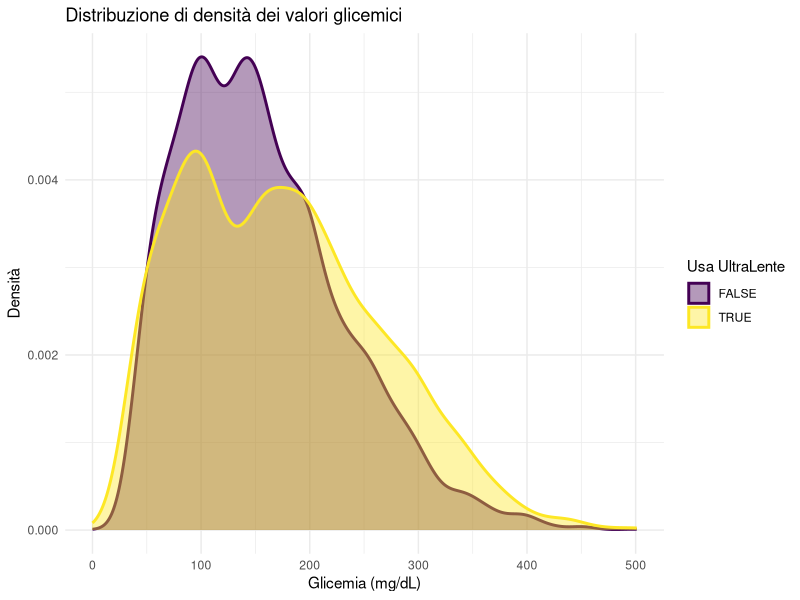
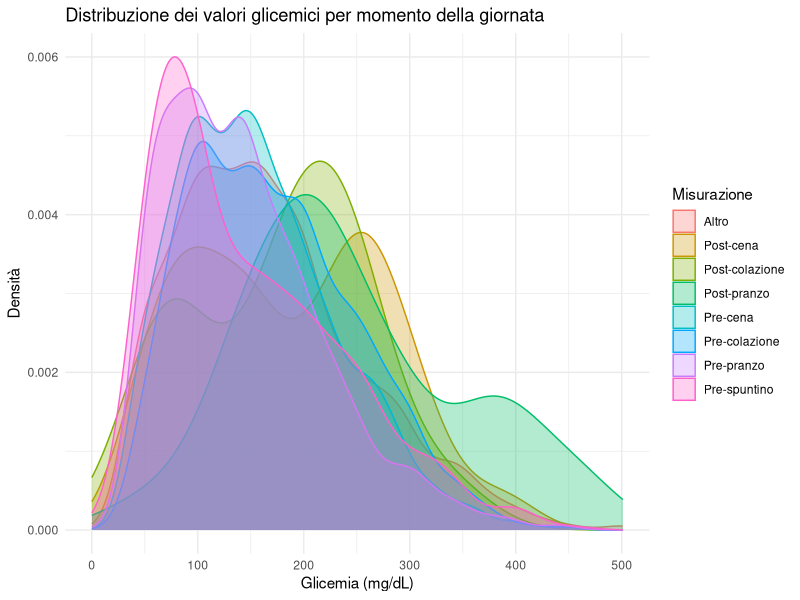
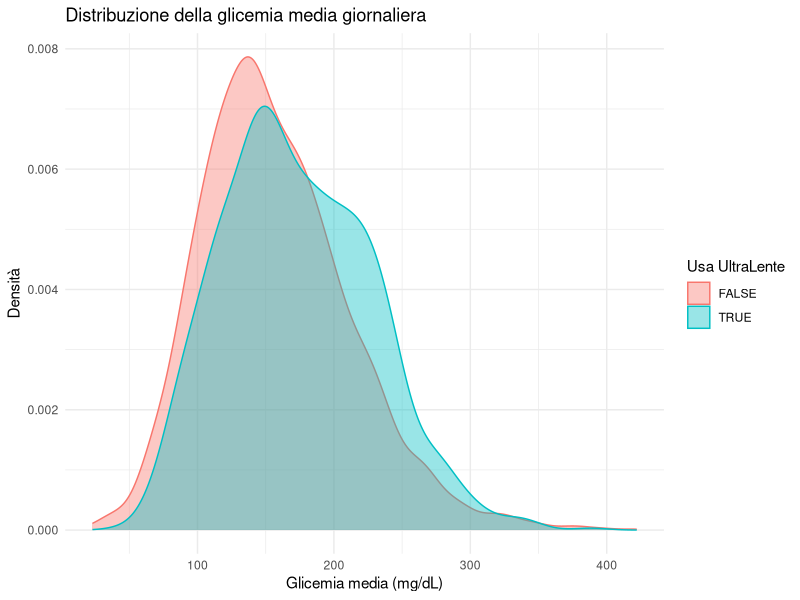
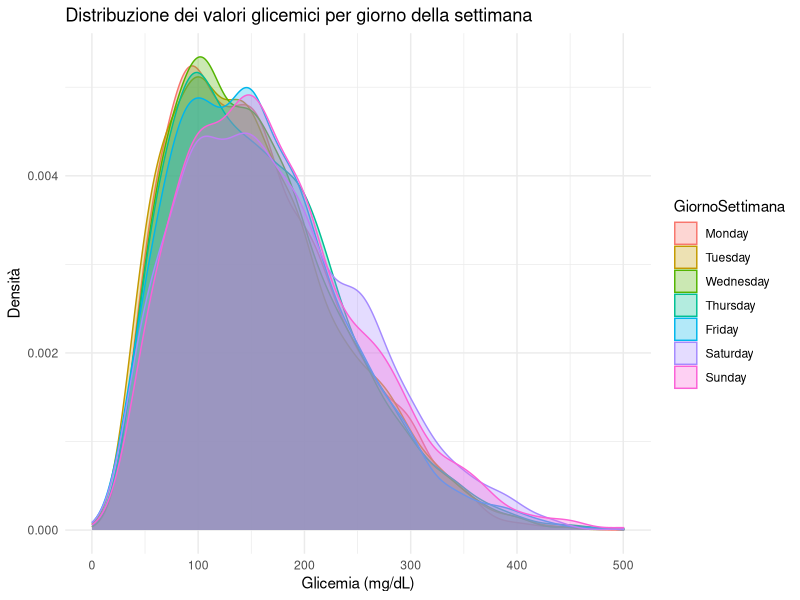

Recreate these plots in R, in order.
# 📦 Librerie necessarie
library(dplyr)
library(ggplot2)
library(readr)
library(viridis)
library(tidyr)

# 📂 Carica il dataset pulito contenente tutte le misurazioni e l'etichetta UltraLente
df <- read_csv("./dataset/diabetes_clean_data3.csv", 
               col_types = cols(
                 Date = col_character(),
                 Time = col_character(),
                 Code = col_integer(),
                 Value = col_double(),
                 PatientID = col_integer(),
                 UsesUltraLente = col_logical()
               ))


# 📌 Codici associati ai valori glicemici
glucose_codes <- c(48, 57, 58, 59, 60, 61, 62, 63, 64)

# 📥 Filtro del dataset per includere solo i codici glicemici
glucose_df <- df %>%
  filter(Code %in% glucose_codes)


# 📊 Kernel Density Plot dei valori glicemici per gruppo UltraLente
density_plot <- ggplot(glucose_df, aes(x = Value, fill = as.factor(UsesUltraLente), color = as.factor(UsesUltraLente))) +
  geom_density(alpha = 0.4, size = 1) +
  scale_fill_viridis_d(option = "D", name = "Usa UltraLente") +
  scale_color_viridis_d(option = "D", name = "Usa UltraLente") +
  labs(
    title = "Distribuzione di densità dei valori glicemici",
    x = "Glicemia (mg/dL)",
    y = "Densità"
  ) +
  theme_minimal()

# 💾 Salvataggio
ggsave("grafici_plot/densita_valori_glicemici.pdf", plot = density_plot, width = 7, height = 4.5, dpi = 300)

glucose_df <- glucose_df %>%
  mutate(Misurazione = case_when(
    Code == 58 ~ "Pre-colazione",
    Code == 59 ~ "Post-colazione",
    Code == 60 ~ "Pre-pranzo",
    Code == 61 ~ "Post-pranzo",
    Code == 62 ~ "Pre-cena",
    Code == 63 ~ "Post-cena",
    Code == 64 ~ "Pre-spuntino",
    TRUE ~ "Altro"
  ))

density_misurazione <- ggplot(glucose_df, aes(x = Value, color = Misurazione, fill = Misurazione)) +
  geom_density(alpha = 0.3) +
  labs(
    title = "Distribuzione dei valori glicemici per momento della giornata",
    x = "Glicemia (mg/dL)",
    y = "Densità"
  ) +
  theme_minimal()

ggsave("grafici_plot/densita_glicemia_per_misurazione.pdf", plot = density_misurazione, width = 8, height = 5, dpi = 300)

media_giornaliera <- glucose_df %>%
  mutate(Data = as.Date(DateTime)) %>%
  group_by(PatientID, Data, UsesUltraLente) %>%
  summarise(Media = mean(Value), .groups = "drop")

density_giorno <- ggplot(media_giornaliera, aes(x = Media, fill = as.factor(UsesUltraLente), color = as.factor(UsesUltraLente))) +
  geom_density(alpha = 0.4) +
  labs(
    title = "Distribuzione della glicemia media giornaliera",
    x = "Glicemia media (mg/dL)",
    y = "Densità",
    fill = "Usa UltraLente",
    color = "Usa UltraLente"
  ) +
  theme_minimal()

ggsave("grafici_plot/densita_media_giornaliera.pdf", plot = density_giorno, width = 8, height = 5, dpi = 300)

glucose_df <- glucose_df %>%
  mutate(GiornoSettimana = weekdays(as.Date(DateTime)))

# Ordina i giorni della settimana in inglese
glucose_df$GiornoSettimana <- factor(glucose_df$GiornoSettimana,
  levels = c("Monday", "Tuesday", "Wednesday", "Thursday", "Friday", "Saturday", "Sunday"))

density_giorni <- ggplot(glucose_df, aes(x = Value, fill = GiornoSettimana, color = GiornoSettimana)) +
  geom_density(alpha = 0.3) +
  labs(
    title = "Distribuzione dei valori glicemici per giorno della settimana",
    x = "Glicemia (mg/dL)",
    y = "Densità"
  ) +
  theme_minimal()

ggsave("grafici_plot/densita_giorni_settimana.pdf", plot = density_giorni, width = 9, height = 5, dpi = 300)

